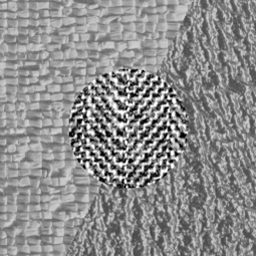
%> input picture Project 4/mosaicB.bmp, 256 x 256 px
$ octave em_1_0.m   (GNU Octave 9; MATLAB toolbox functions it lacks are replaced by stand-ins)
%> lines starting %> are read from the running program, lines starting %| are printed output that depends on the picture
clear;close all;clc;

% ----------------initilization---------------%
img_org=imread('mosaicB.bmp');
%> img_org is the input picture: size 256x256 uint8; min 0, max 255, mean 140.3
Img=double(img_org);

K = 4;    % the number of cluster

% initialize centers with k-means

[height,width]=size(Img);
%> height = 256; width = 256

Img1 = imnoise(Img,'gaussian',0.001);
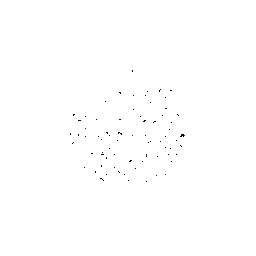
%> Img1: size 256x256 double; min 0, max 1, mean 0.998

% gauss_f = [ 1/256 4/256 6/256 4/256 1/256;
%             4/256 16/256 24/256 16/256 4/256;
%             6/256 24/256 36/256 24/256 6/256;
%             4/256 16/256 24/256 16/256 4/256;
%             1/256 4/256 6/256 4/256 1/256]      ;%gaussian filter
%
Img = normalize(Img, 'range');
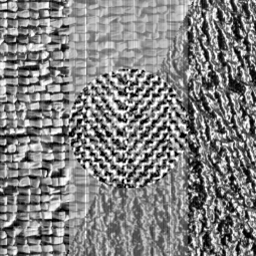
%> Img: size 256x256 double; min 0, max 1, mean 0.508
% seg = conv2(Img,gauss_f, 'same');
%
% y = seg(:);
y = Img(:);
n=size(y,1);
%> n = 65536

Img_out=zeros(height,width);
iterNum=50;

[IDX,C] = kmeans(y,K,'Maxiter',100,'Display','off');
%> C = [0.823; 0.608; 0.153; 0.398]

%%
c_sum = zeros(K,1);
cluster = zeros(n,K);
V = zeros(K,1);  % V: the mean vector for each Gaussian component
dim = 1;
Sigma = zeros(dim,dim,K);    % the standard devision
for i = 1:n
    c_sum(IDX(i)) = c_sum(IDX(i)) + 1;
    cluster(c_sum(IDX(i)),IDX(i),:) = y(i,:);
end
%> after the loop, c_sum = [13589; 20734; 12011; 19202]

for i = 1:K
    V(i,:) = sum(cluster(1:c_sum(i),i,:))./c_sum(i);
    clu=cluster(1:c_sum(i),i);
    Sigma(i) = cov(clu);
end
%> after the loop, Sigma = [0.00639 0.00368 0.00593 0.00418]; V = [0.823; 0.608; 0.153; 0.398]

beita = 0.5;
laimda = [0 0.0185 0.0414 0.0185 0;
    0.0185 0.0852 0.0865 0.0852 0.0185;
    0.0414 0.0865 0 0.0865 0.0414;
    0.0185 0.0852 0.0865 0.0852 0.0185;
    0 0.0185 0.0414 0.0185 0];

PL = ones(height,width,K)/K;  % Pixel label priors
PI = zeros(height,width,K);   % the posterior
S = zeros(height,width,K);    % the auxiliary set of distributions s_i
Q = zeros(height,width,K);    % an arbitrary class distribution for a pixel i

%------------------Iteration-----------------%

for iter = 1:iterNum

    % E-step：Compute posterior probabilities
    temp=reshape(PL,n,K);
    for k = 1:K

        temp_(:,k) = temp(:,k).*((2*pi)^(-0.5*dim)*det(Sigma(:,:,k)+eps)^(-0.5)* ...
            exp(-0.5*sum((y - repmat(V(k,:),n,1))*inv(Sigma(:,:,k)).*(y - repmat(V(k,:),n,1)),2)));

    end
    PI_sum = sum(temp_,2);
    for k = 1:K
        temp_(:,k) = temp_(:,k)./(PI_sum + eps);
    end
    PI=reshape(temp_,height,width,K);

    % Compute {s_i} and {q_i}, then normalize
    for k = 1:K
        S(:,:,k) = PL(:,:,k).*conv2(PL(:,:,k),laimda,'same');
        Q(:,:,k) = PI(:,:,k).*conv2(PI(:,:,k),laimda,'same');
    end
    S_sum = sum(S,3); Q_sum = sum(Q,3);
    for k = 1:K
        S(:,:,k) = S(:,:,k)./(S_sum + eps);
        S_N(:,:,k) = conv2(S(:,:,k),laimda,'same');
        Q(:,:,k) = Q(:,:,k)./(Q_sum + eps);
        Q_N(:,:,k) = conv2(Q(:,:,k),laimda,'same');
    end

    % M-step: Update the parameter vector (V & Sigma) and pixel label priors
    temp2=reshape(Q,n,K)+reshape(Q_N,n,K);

    for k = 1:K
        temp3=repmat(temp2(:,k),1,dim);
        V(k,:)=sum(temp3.*y,1)/(sum(temp2(:,k))+eps);
        Sigma(:,:,k)= y'*(temp3.*y)/(sum(temp2(:,k)+eps))- V(k,:)'* V(k,:);
        PL(:,:,k) = (0.5*(S(:,:,k)+S_N(:,:,k))+beita*(Q(:,:,k) + Q_N(:,:,k)))/(1+2*beita);
    end

    [e_max,N_max] = max(PI,[], 3);
    Img_out = reshape(V(N_max,:),height,width,dim);

     % record gif
%> (the run ends here)

$ run again, with Project 4/mosaicA.bmp copied over Project 4/mosaicB.bmp
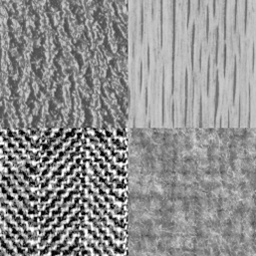
%> input picture Project 4/mosaicA.bmp, 256 x 256 px
%> img_org is the input picture: size 256x256 uint8; min 0, max 255, mean 143.6
%> `Img = normalize(Img, 'range');`:
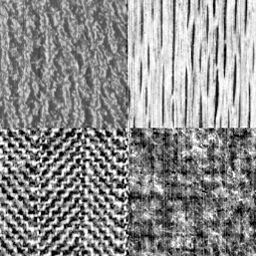
%> Img: size 256x256 double; min 0, max 1, mean 0.559
%> C = [0.167; 0.873; 0.63; 0.414]
%> after the loop `for i = 1:n`: c_sum = [9156; 17193; 17850; 21337]
%> after the loop `for i = 1:K`: Sigma = [0.00724 0.00447 0.00437 0.00422]; V = [0.167; 0.873; 0.63; 0.413]
